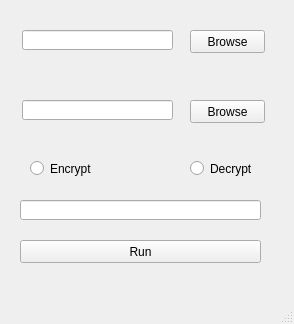
<?xml version="1.0" encoding="UTF-8"?>
<ui version="4.0">
 <class>MainWindow</class>
 <widget class="QMainWindow" name="MainWindow">
  <property name="geometry">
   <rect>
    <x>0</x>
    <y>0</y>
    <width>294</width>
    <height>324</height>
   </rect>
  </property>
  <property name="windowTitle">
   <string>AES_files</string>
  </property>
  <widget class="QWidget" name="centralwidget">
   <widget class="QLineEdit" name="lineEdit_source">
    <property name="geometry">
     <rect>
      <x>22</x>
      <y>30</y>
      <width>151</width>
      <height>20</height>
     </rect>
    </property>
   </widget>
   <widget class="QLineEdit" name="lineEdit_destination">
    <property name="geometry">
     <rect>
      <x>22</x>
      <y>100</y>
      <width>151</width>
      <height>20</height>
     </rect>
    </property>
   </widget>
   <widget class="QPushButton" name="btn_browse_source">
    <property name="geometry">
     <rect>
      <x>190</x>
      <y>30</y>
      <width>75</width>
      <height>23</height>
     </rect>
    </property>
    <property name="text">
     <string>Browse</string>
    </property>
   </widget>
   <widget class="QPushButton" name="btn_browse_destination">
    <property name="geometry">
     <rect>
      <x>190</x>
      <y>100</y>
      <width>75</width>
      <height>23</height>
     </rect>
    </property>
    <property name="text">
     <string>Browse</string>
    </property>
   </widget>
   <widget class="QPushButton" name="btn_run">
    <property name="geometry">
     <rect>
      <x>20</x>
      <y>240</y>
      <width>241</width>
      <height>23</height>
     </rect>
    </property>
    <property name="text">
     <string>Run</string>
    </property>
   </widget>
   <widget class="QRadioButton" name="rb_encrypt">
    <property name="geometry">
     <rect>
      <x>30</x>
      <y>160</y>
      <width>82</width>
      <height>17</height>
     </rect>
    </property>
    <property name="text">
     <string>Encrypt</string>
    </property>
   </widget>
   <widget class="QRadioButton" name="rb_decrypt">
    <property name="geometry">
     <rect>
      <x>190</x>
      <y>160</y>
      <width>82</width>
      <height>17</height>
     </rect>
    </property>
    <property name="text">
     <string>Decrypt</string>
    </property>
   </widget>
   <widget class="QLineEdit" name="lineEdit_password">
    <property name="geometry">
     <rect>
      <x>20</x>
      <y>200</y>
      <width>241</width>
      <height>20</height>
     </rect>
    </property>
   </widget>
  </widget>
  <widget class="QMenuBar" name="menubar">
   <property name="geometry">
    <rect>
     <x>0</x>
     <y>0</y>
     <width>294</width>
     <height>21</height>
    </rect>
   </property>
  </widget>
  <widget class="QStatusBar" name="statusbar"/>
 </widget>
 <resources/>
 <connections/>
</ui>
